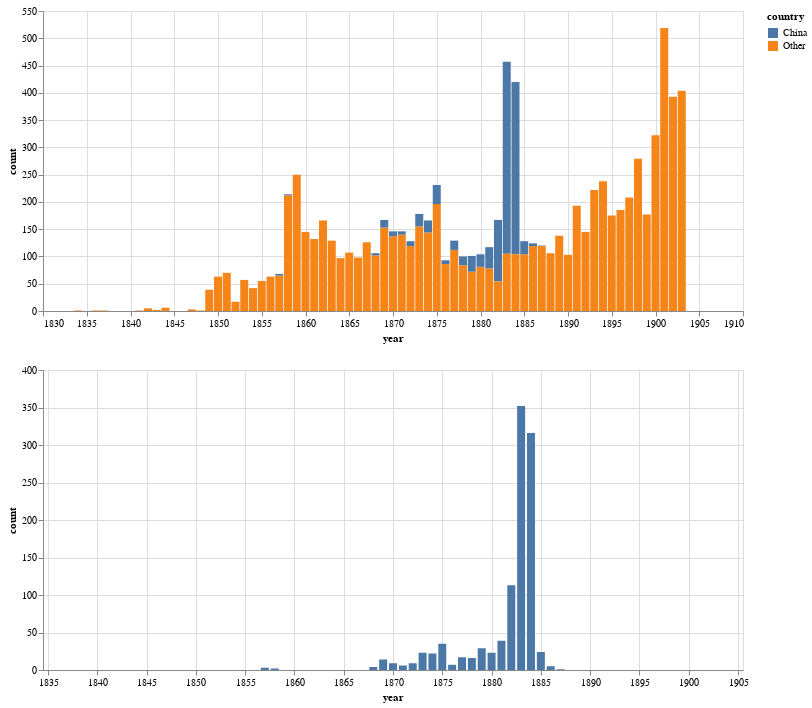

Notebook code for this chart:
### Markdown cell above
Visualise the results, showing both the combined dataset, and just the 'China' records.

### Code cell
c1 = alt.Chart(china_counts).mark_bar(size=8).encode(
    x=alt.X('year:Q', axis=alt.Axis(format='c')),
    y=alt.Y('count:Q', stack=True),
    color='country:N',
    tooltip=['country', 'year', 'count'],
).properties(
    width=700
)

c2 = alt.Chart(china_counts.loc[china_counts['country'] == 'China']).mark_bar(size=8).encode(
    x=alt.X('year:Q', axis=alt.Axis(format='c'), scale=alt.Scale(domain=(1835,1905))),
    y='count:Q'
).properties(
    width=700
)

c1 & c2

### Figure 1 — Vega-Lite specification as saved in the notebook (floating-point values rounded to 4 significant figures)
{"config": {"view": {"continuousWidth": 400, "continuousHeight": 300}}, "vconcat": [{"data": {"name": "data-8fa6aebd853e34748c5a9c35ee67e98b"}, "mark": {"type": "bar", "size": 8}, "encoding": {"color": {"type": "nominal", "field": "country"}, "tooltip": [{"type": "nominal", "field": "country"}, {"type": "quantitative", "field": "year"}, {"type": "quantitative", "field": "count"}], "x": {"type": "quantitative", "axis": {"format": "c"}, "field": "year"}, "y": {"type": "quantitative", "field": "count", "stack": true}}, "width": 700}, {"data": {"name": "data-024db4ab65f44d699b95cb503b94a2a6"}, "mark": {"type": "bar", "size": 8}, "encoding": {"x": {"type": "quantitative", "axis": {"format": "c"}, "field": "year", "scale": {"domain": [1835, 1905]}}, "y": {"type": "quantitative", "field": "count"}}, "width": 700}], "$schema": "https://vega.github.io/schema/vega-lite/v4.8.1.json", "datasets": {"data-8fa6aebd853e34748c5a9c35ee67e98b": [{"year": 1901.0, "country": "Other", "count": 519}, {"year": 1903.0, "country": "Other", "count": 404}, {"year": 1902.0, "country": "Other", "count": 393}, {"year": 1883.0, "country": "China", "count": 352}, {"year": 1900.0, "country": "Other", "count": 322}, {"year": 1884.0, "country": "China", "count": 316}, {"year": 1898.0, "country": "Other", "count": 279}, {"year": 1859.0, "country": "Other", "count": 250}, {"year": 1894.0, "country": "Other", "count": 238}, {"year": 1893.0, "country": "Other", "count": 222}, {"year": 1858.0, "country": "Other", "count": 212}, {"year": 1897.0, "country": "Other", "count": 208}, {"year": 1875.0, "country": "Other", "count": 196}, {"year": 1891.0, "country": "Other", "count": 193}, {"year": 1896.0, "country": "Other", "count": 185}, {"year": 1899.0, "country": "Other", "count": 177}, {"year": 1895.0, "country": "Other", "count": 175}, {"year": 1862.0, "country": "Other", "count": 166}, {"year": 1873.0, "country": "Other", "count": 155}, {"year": 1869.0, "country": "Other", "count": 153}, {"year": 1860.0, "country": "Other", "count": 145}, {"year": 1892.0, "country": "Other", "count": 145}, {"year": 1874.0, "country": "Other", "count": 144}, {"year": 1871.0, "country": "Other", "count": 140}, {"year": 1889.0, "country": "Other", "count": 138}, {"year": 1870.0, "country": "Other", "count": 137}, {"year": 1861.0, "country": "Other", "count": 132}, {"year": 1863.0, "country": "Other", "count": 129}, {"year": 1867.0, "country": "Other", "count": 126}, {"year": 1886.0, "country": "Other", "count": 119}, {"year": 1872.0, "country": "Other", "count": 119}, {"year": 1887.0, "country": "Other", "count": 119}, {"year": 1882.0, "country": "China", "count": 113}, {"year": 1877.0, "country": "Other", "count": 112}, {"year": 1865.0, "country": "Other", "count": 107}, {"year": 1888.0, "country": "Other", "count": 106}, {"year": 1883.0, "country": "Other", "count": 105}, {"year": 1884.0, "country": "Other", "count": 104}, {"year": 1885.0, "country": "Other", "count": 104}, {"year": 1890.0, "country": "Other", "count": 103}, {"year": 1868.0, "country": "Other", "count": 102}, {"year": 1866.0, "country": "Other", "count": 98}, {"year": 1864.0, "country": "Other", "count": 97}, {"year": 1876.0, "country": "Other", "count": 86}, {"year": 1878.0, "country": "Other", "count": 84}, {"year": 1880.0, "country": "Other", "count": 81}, {"year": 1881.0, "country": "Other", "count": 78}, {"year": 1879.0, "country": "Other", "count": 72}, {"year": 1851.0, "country": "Other", "count": 70}, {"year": 1857.0, "country": "Other", "count": 65}, {"year": 1850.0, "country": "Other", "count": 63}, {"year": 1856.0, "country": "Other", "count": 63}, {"year": 1853.0, "country": "Other", "count": 57}, {"year": 1855.0, "country": "Other", "count": 55}, {"year": 1882.0, "country": "Other", "count": 54}, {"year": 1854.0, "country": "Other", "count": 42}, {"year": 1881.0, "country": "China", "count": 39}, {"year": 1849.0, "country": "Other", "count": 39}, {"year": 1875.0, "country": "China", "count": 35}, {"year": 1879.0, "country": "China", "count": 29}, {"year": 1885.0, "country": "China", "count": 24}, {"year": 1880.0, "country": "China", "count": 23}, {"year": 1873.0, "country": "China", "count": 23}, {"year": 1874.0, "country": "China", "count": 22}, {"year": 1852.0, "country": "Other", "count": 17}, {"year": 1877.0, "country": "China", "count": 17}, {"year": 1878.0, "country": "China", "count": 16}, {"year": 1869.0, "country": "China", "count": 14}, {"year": 1872.0, "country": "China", "count": 9}, {"year": 1870.0, "country": "China", "count": 9}, {"year": 1876.0, "country": "China", "count": 7}, {"year": 1871.0, "country": "China", "count": 6}, {"year": 1844.0, "country": "Other", "count": 6}, {"year": 1842.0, "country": "Other", "count": 5}, {"year": 1886.0, "country": "China", "count": 5}, {"year": 1868.0, "country": "China", "count": 4}, {"year": 1847.0, "country": "Other", "count": 3}, {"year": 1857.0, "country": "China", "count": 3}, {"year": 1843.0, "country": "Other", "count": 2}, {"year": 1858.0, "country": "China", "count": 2}, {"year": 1848.0, "country": "Other", "count": 1}, {"year": 1887.0, "country": "China", "count": 1}, {"year": 1836.0, "country": "Other", "count": 1}, {"year": 1841.0, "country": "Other", "count": 1}, {"year": 1837.0, "country": "Other", "count": 1}, {"year": 1834.0, "country": "Other", "count": 1}], "data-024db4ab65f44d699b95cb503b94a2a6": [{"year": 1883.0, "country": "China", "count": 352}, {"year": 1884.0, "country": "China", "count": 316}, {"year": 1882.0, "country": "China", "count": 113}, {"year": 1881.0, "country": "China", "count": 39}, {"year": 1875.0, "country": "China", "count": 35}, {"year": 1879.0, "country": "China", "count": 29}, {"year": 1885.0, "country": "China", "count": 24}, {"year": 1880.0, "country": "China", "count": 23}, {"year": 1873.0, "country": "China", "count": 23}, {"year": 1874.0, "country": "China", "count": 22}, {"year": 1877.0, "country": "China", "count": 17}, {"year": 1878.0, "country": "China", "count": 16}, {"year": 1869.0, "country": "China", "count": 14}, {"year": 1872.0, "country": "China", "count": 9}, {"year": 1870.0, "country": "China", "count": 9}, {"year": 1876.0, "country": "China", "count": 7}, {"year": 1871.0, "country": "China", "count": 6}, {"year": 1886.0, "country": "China", "count": 5}, {"year": 1868.0, "country": "China", "count": 4}, {"year": 1857.0, "country": "China", "count": 3}, {"year": 1858.0, "country": "China", "count": 2}, {"year": 1887.0, "country": "China", "count": 1}]}}
